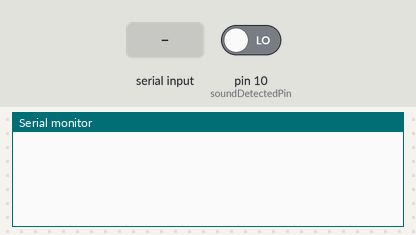
The sketch below on a simulated Arduino Uno, built with avr-gcc and run on an emulated ATmega328P. Parts: the last lines printed to the serial monitor. The inputs (shaded band) are chosen by the test bench; at power-on: pin 10 (soundDetectedPin) LOW.

Above: at 1.2 s.
1.3 s: "0" received over Serial
At 2.5 s:
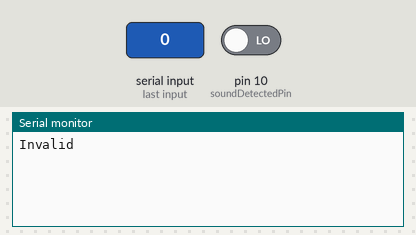
2.8 s: "1" received over Serial
At 3.4 s:
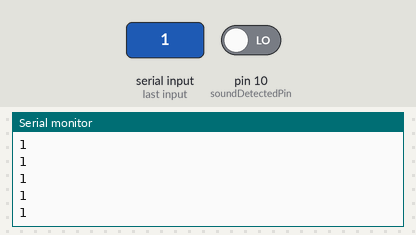
4.3 s: pin 10 (soundDetectedPin) driven HIGH
At 5.3 s:
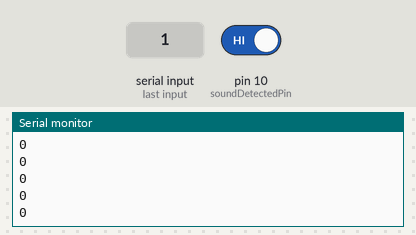

The sketch:

sound_record.ino
```cpp
boolean started = false;
int soundDetectedPin = 10;
int soundDetectedVal = 0;

void setup() {
  Serial.begin(115200);
  pinMode (soundDetectedPin, INPUT);
}

void loop() {

  delay(20);
  soundDetectedVal = digitalRead (soundDetectedPin) ;

  if (Serial.available() > 0) {
    int inByte = Serial.read();
    switch (inByte) {
      case '0':
        stopCapture();
        break;
      case '1':
        startCapture();
        break;
    }
  }

  if (started) {
    if (soundDetectedVal == 1) {
       Serial.println(0);
    } else {
       Serial.println(1);
    }
  }
}

void startCapture() {
  if (started) {
    Serial.println("Invalid");
  } else {
    started = true;
    Serial.println("Done");
    }
}

void stopCapture() {
  if (!started) {
    Serial.println("Invalid");
  } else {
    started = false;
    Serial.println("Done");
  }
}
```

Measured:
- after the input at 1.3 s, the serial monitor: prints a new line at once (image 1)
- after the input at 2.8 s, the serial monitor: prints a new line at once (image 2)
- after the input at 4.3 s, the serial monitor: prints a new line at once (image 3)
